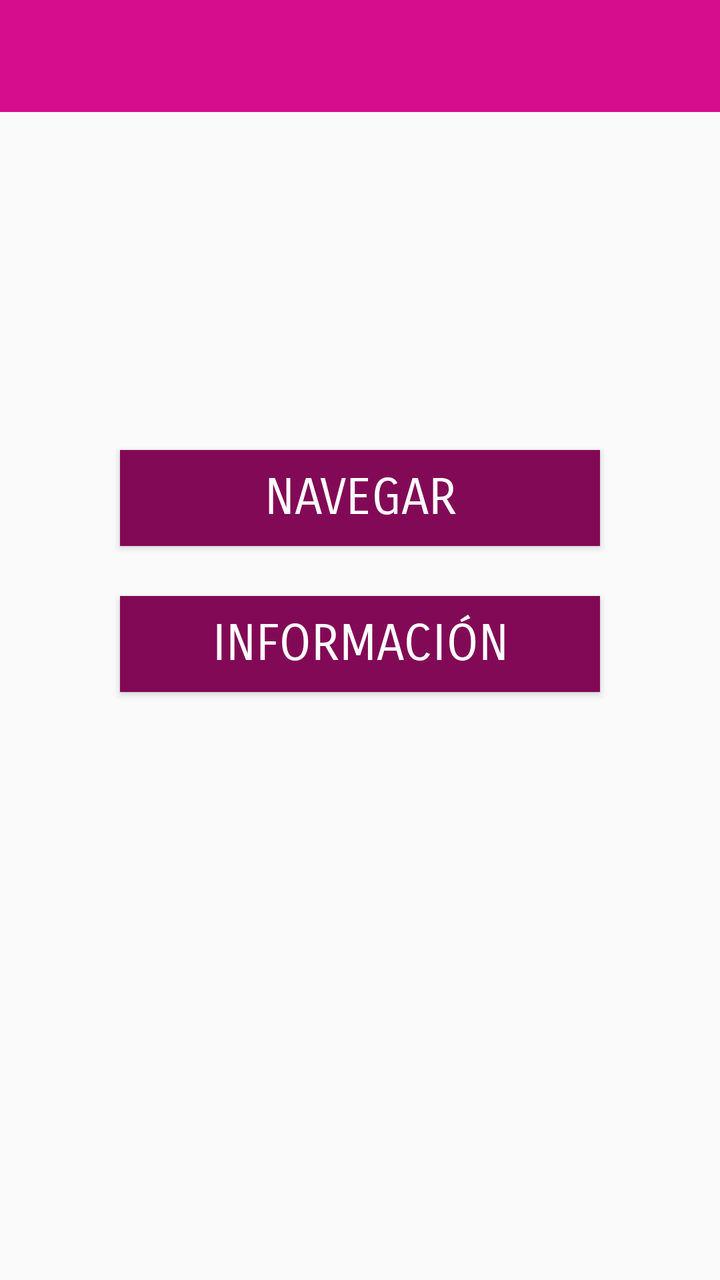
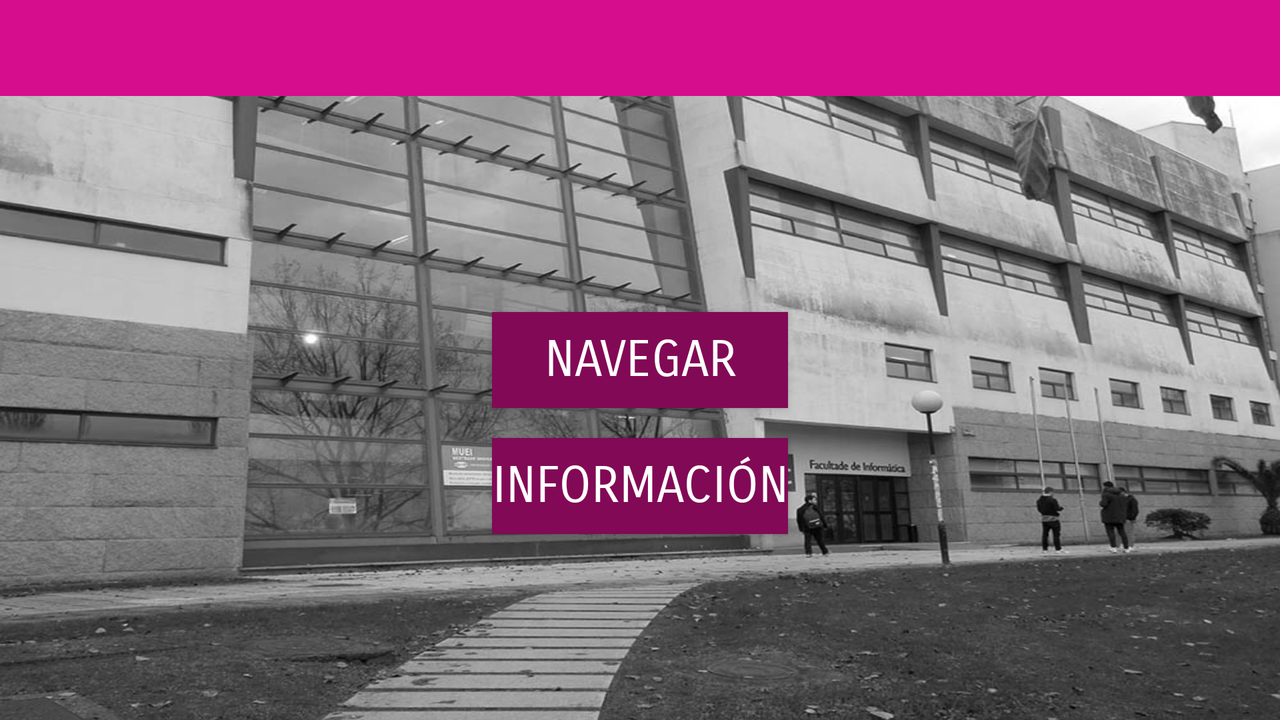

First picture: res/layout/ on a phone held upright. Second picture: the repository's own variant of that layout, on a device whose configuration matches the variant's folder. Source for both follows.
<!-- AndroidManifest.xml: application theme MyMaterialTheme -->
<!-- res/layout/activity_main.xml -->
<?xml version="1.0" encoding="utf-8"?>
<RelativeLayout xmlns:android="http://schemas.android.com/apk/res/android"
    xmlns:tools="http://schemas.android.com/tools"
    xmlns:app="http://schemas.android.com/apk/res-auto"
    android:id="@+id/activity_main"
    android:layout_width="match_parent"
    android:layout_height="match_parent"
    tools:context="com.apm.a2pjb.MainActivity">

    <android.support.design.widget.AppBarLayout
        android:layout_width="match_parent"
        android:layout_height="wrap_content"
        android:theme="@style/ThemeOverlay.AppCompat.Dark.ActionBar">

        <android.support.v7.widget.Toolbar
            android:id="@+id/toolbar"
            android:layout_width="match_parent"
            android:layout_height="?attr/actionBarSize"
            android:background="?attr/colorPrimary"
            app:layout_scrollFlags="scroll|enterAlways"
            app:popupTheme="@style/ThemeOverlay.AppCompat.Light" />
    </android.support.design.widget.AppBarLayout>

    <Button
        android:id="@+id/buttonNavigation"
        android:text="@string/navButton"
        android:layout_width="match_parent"
        android:layout_height="wrap_content"
        android:layout_alignParentTop="true"
        android:layout_centerHorizontal="true"
        android:layout_marginTop="225dp"
        android:layout_marginLeft="120dp"
        android:textSize="25dp"
        android:fontFamily="sans-serif-smallcaps"
        android:background="@color/colorAccent"
        android:textColor="@color/textColorPrimary"
        android:drawableLeft="@mipmap/ic_map_marker"
        android:onClick="openNavigation"/>

    <Button
        android:id="@+id/buttonInformation"
        android:text="@string/infoButton"
        android:layout_width="wrap_content"
        android:layout_height="wrap_content"
        android:layout_marginTop="25dp"
        android:layout_below="@+id/buttonNavigation"
        android:textSize="25dp"
        android:fontFamily="sans-serif-smallcaps"
        android:background="@color/colorAccent"
        android:textColor="@color/textColorPrimary"
        android:drawableLeft="@mipmap/ic_user_details"
        android:layout_alignLeft="@+id/buttonNavigation"
        android:layout_alignStart="@+id/buttonNavigation"
        android:layout_alignRight="@+id/buttonNavigation"
        android:layout_alignEnd="@+id/buttonNavigation" />
</RelativeLayout>
<!-- resources referenced by this layout -->
<resources>
  <color name="colorAccent">#820956</color>
  <color name="textColorPrimary">#FFFFFF</color>
  <string name="infoButton">Información</string>
  <string name="navButton">Navegar</string>
  <style name="MyMaterialTheme" parent="MyMaterialTheme.Base" />
  <style name="MyMaterialTheme.Base" parent="Theme.AppCompat.Light.DarkActionBar">
          <item name="windowNoTitle">true</item>
          <item name="windowActionBar">false</item>
          <item name="colorPrimary">@color/colorPrimary</item>
          <item name="colorPrimaryDark">@color/colorPrimaryDark</item>
          <item name="colorAccent">@color/colorAccent</item>
      </style>
  <color name="colorPrimary">#D60D8C</color>
  <color name="colorPrimaryDark">#D60D8C</color>
</resources>
<!-- res/layout-land/activity_main.xml (the repository's variant of the layout above) -->
<!-- drawn on the phone turned sideways -->
<?xml version="1.0" encoding="utf-8"?>
<RelativeLayout xmlns:android="http://schemas.android.com/apk/res/android"
    xmlns:tools="http://schemas.android.com/tools"
    xmlns:app="http://schemas.android.com/apk/res-auto"
    android:id="@+id/activity_main"
    android:layout_width="match_parent"
    android:layout_height="match_parent"
    android:background="@drawable/fic_bn"
    tools:context="com.apm.a2pjb.MainActivity">

    <android.support.design.widget.AppBarLayout
        android:layout_width="match_parent"
        android:layout_height="wrap_content"
        android:theme="@style/ThemeOverlay.AppCompat.Dark.ActionBar"
        android:id="@+id/appBarLayout">

        <android.support.v7.widget.Toolbar
            android:id="@+id/toolbar"
            android:layout_width="match_parent"
            android:layout_height="?attr/actionBarSize"
            android:background="?attr/colorPrimary"
            app:layout_scrollFlags="scroll|enterAlways"
            app:popupTheme="@style/ThemeOverlay.AppCompat.Light" />

    </android.support.design.widget.AppBarLayout>

    <Button
        android:id="@+id/buttonNavigation"
        android:text="@string/navButton"
        android:layout_width="match_parent"
        android:layout_height="wrap_content"
        android:textSize="25dp"
        android:fontFamily="sans-serif-smallcaps"
        android:background="@color/colorAccent"
        android:textColor="@color/textColorPrimary"
        android:onClick="openNavigation"
        android:layout_centerVertical="true"
        android:layout_alignLeft="@+id/buttonInformation"
        android:layout_alignStart="@+id/buttonInformation"
        android:layout_alignRight="@+id/buttonInformation"
        android:layout_alignEnd="@+id/buttonInformation" />

    <Button
        android:id="@+id/buttonInformation"
        android:text="@string/infoButton"
        android:layout_width="wrap_content"
        android:layout_height="wrap_content"
        android:textSize="25dp"
        android:fontFamily="sans-serif-smallcaps"
        android:background="@color/colorAccent"
        android:textColor="@color/textColorPrimary"
        android:onClick="openNavigation"
        android:layout_marginTop="15dp"
        android:layout_below="@+id/buttonNavigation"
        android:layout_centerHorizontal="true" />
</RelativeLayout>
<!-- resources referenced by the variant -->
<!-- as the phone turned sideways resolves them -->
<resources>
  <color name="colorAccent">#820956</color>
  <color name="textColorPrimary">#FFFFFF</color>
  <!-- drawable fic_bn: jpg bitmap (drawable, 254669 bytes) -->
  <string name="infoButton">Información</string>
  <string name="navButton">Navegar</string>
  <style name="MyMaterialTheme" parent="MyMaterialTheme.Base" />
  <style name="MyMaterialTheme.Base" parent="Theme.AppCompat.Light.DarkActionBar">
          <item name="windowNoTitle">true</item>
          <item name="windowActionBar">false</item>
          <item name="colorPrimary">@color/colorPrimary</item>
          <item name="colorPrimaryDark">@color/colorPrimaryDark</item>
          <item name="colorAccent">@color/colorAccent</item>
      </style>
  <color name="colorPrimary">#D60D8C</color>
  <color name="colorPrimaryDark">#D60D8C</color>
</resources>
